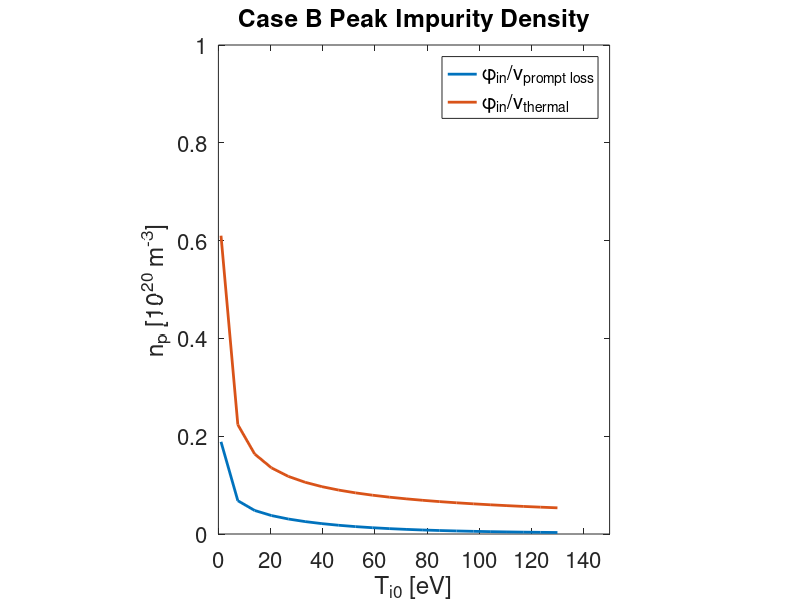
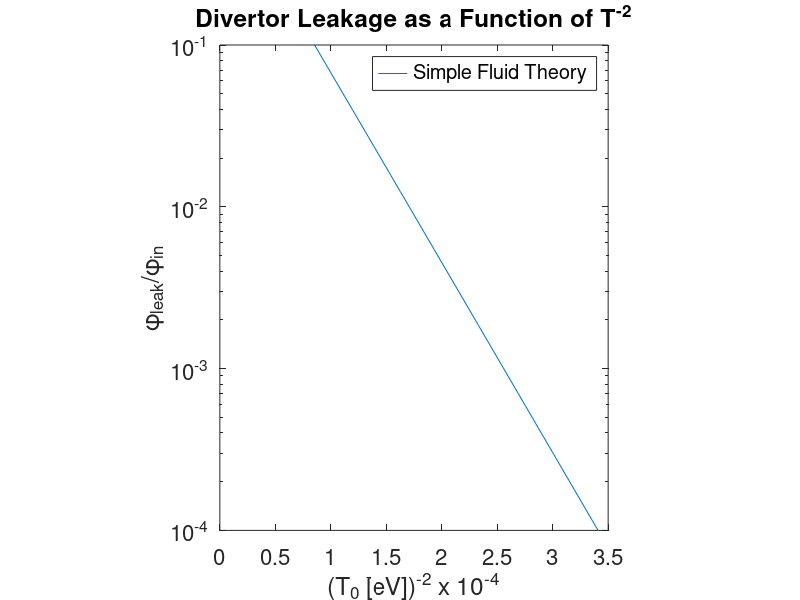
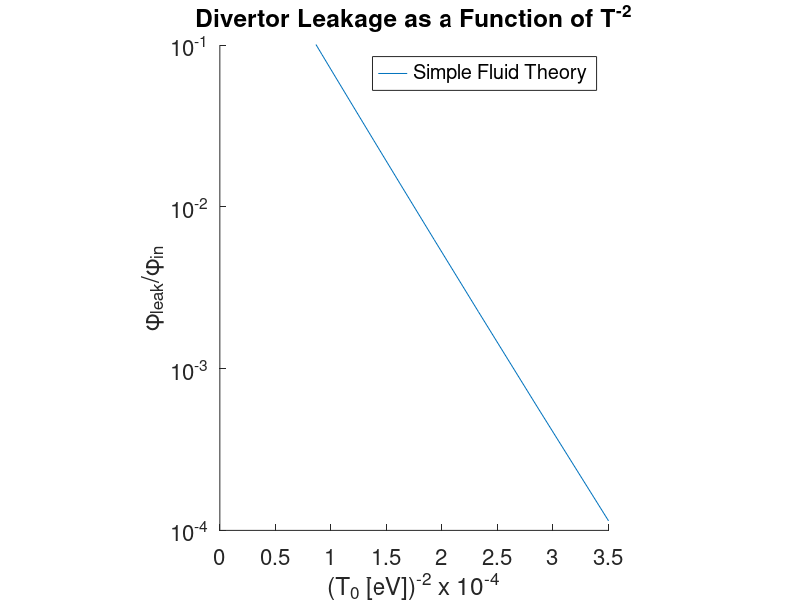

The MATLAB source for these figures, in order: (Note: this script raises an error after producing the figures.)
close all
clear all

nT = 21;
TD0 = linspace(1,130,nT);
nS = 1000;
s = linspace(0,20,nS);
n0 = 1e19;
sinj = 0.15;
sv = 1.2;
fcond = 1;
Mi = 1;
k0e=2000;
gamma=7;
mD = 2;
mz=12;
Z=4;
phi_in = 1.73e23;

mu = mz/(mz+mD);
Beta_i = 3*(mu+5*sqrt(2)*Z^2*(1.1*mu^(5/2) - 0.35*mu^(3/2)) - 1)/(2.6-2*mu + 5.4*mu^2)

cs0=sqrt(2*TD0*1.602e-19/mD/1.66e-27);
P=gamma*n0*cs0.*TD0.*1.602e-19;
T_s = zeros(nT,nS);
dTids = zeros(nT,nS);
for i=1:nT
T_s(i,:) = TD0(i)*(1 + 7/2*fcond*P(i)*s./k0e./TD0(i)^(7/2)).^(2/7);
end
for i=1:nT
a = 7/2*fcond*P(i)/k0e./TD0(i).^(7/2);
dTids(i,:) = TD0(i).*(2*a./7./(a*s+1).^(5/7));
end

tau_s0 = mz*TD0.*(TD0/2).^0.5./(6.8e4*(1+mD/mz)*n0/1e18*(Z^2)*15);
tau_s = mz*T_s.*(T_s/2).^0.5./(6.8e4*(1+mD/mz)*n0/1e18*(Z^2)*15);
vTh = sqrt(TD0*1.602e-19./mz./1.66e-27);
vdiff = vTh.*vTh.*tau_s0./.15;
vB = -Mi*cs0;

vTi = 1.602e-19/1.66e-27/mz*Beta_i*tau_s0.*dTids(:,1)';

vpl = vdiff - vB - vTi;
np_pl = phi_in./vpl;
np_th = phi_in./vTh;
figure(1)
plot(TD0,np_pl./1e20,'lineWidth',2)
hold on
plot(TD0,np_th./1e20,'lineWidth',2)
title('Case B Peak Impurity Density')
xlabel('T_{i0} [eV]')
ylabel('n_p [10^{20} m^{-3}]')
axis([0 150 0 1])
set(gca,'fontsize',16)
legend('\phi_{in}/v_{prompt loss}','\phi_{in}/v_{thermal}','GITR')

pbaspect([1 1.25 1])

FFf = mz*1.66e-27*(Mi*cs0)./TD0./1.602e-19./tau_s0.*(sv-sinj);
% Ts_sv = Ti0.*(1+7/2*fcond*P*sv/k0e./Ti0.^(7/2)).^(2/7);
% Ts_sinj = Ti0.*(1+7/2*fcond*P*sinj/k0e./Ti0.^(7/2)).^(2/7);
Ts_sv = zeros(1,nT);
Ts_sinj = zeros(1,nT);
for i=1:nT
Ts_sv(i) = interp1(s,T_s(i,:),sv);
Ts_sinj(i) = interp1(s,T_s(i,:),sinj);
end
FiGf = (Beta_i-1)*log(Ts_sv./Ts_sinj);
nz_np = exp(-FFf+FiGf);
figure(2)
semilogy(1./(TD0.^2)*1e4,nz_np.*np_th.*vTh./1.73e23)
hold on
axis([0 3.5 1e-4 1e-1])

xlabel('(T_0 [eV])^{-2} x 10^{-4}')
ylabel('\phi_{leak}/\phi_{in}')
title('Divertor Leakage as a Function of T^{-2}')
set(gca,'fontsize',16)
pbaspect([1 1.25 1])
legend('Simple Fluid Theory','GITR')
FFfI = zeros(1,nT);
FiGfI = zeros(1,nT);
ds = s(2) - s(1);
intInds = find(s >= sinj & s<= sv);
for i=1:nT
FFf0 = mz*1.66e-27*(Mi*cs0(i))./T_s(i,intInds)./1.602e-19./tau_s(i,intInds);
FFfI(i) = sum(FFf0)*ds;
FiGf0 = (Beta_i-1)*dTids(i,intInds)./T_s(i,intInds);
FiGfI(i) = sum(FiGf0)*ds;
end
nz_np = exp(-FFfI+FiGfI);
figure(3)

hold on
axis([0 3.5 1e-4 1e-1])
semilogy(1./(TD0.^2)*1e4,nz_np.*np_th.*vTh./1.73e23)
xlabel('(T_0 [eV])^{-2} x 10^{-4}')
ylabel('\phi_{leak}/\phi_{in}')
title('Divertor Leakage as a Function of T^{-2}')
set(gca,'fontsize',16)
pbaspect([1 1.25 1])
legend('Simple Fluid Theory','GITR')
%semilogy(1./(TD0.^2)*1e4,nz_np.*np_th.*vTh./1.73e23)
M = csvread('../SFT-2/caseE-2-Table 1.csv',1,0)
Tgitr = M(:,1);
LeakGitr = M(:,6);
hold on 
scatter(1./(Tgitr.*Tgitr)*1e4,LeakGitr,'k')
set(gca, 'YScale', 'log')
% 
% ca = 2.76e-15;
% cb = 1.75e-16;
% 
% ca = 2.76e-15;
% cb = 1.75e-16;
% 
% c = (ca*Mi - cb*fcond)/2.3;
% semilogy(1./(TD0.^2)*1e4,exp(-c*n0./(TD0.^2)))
